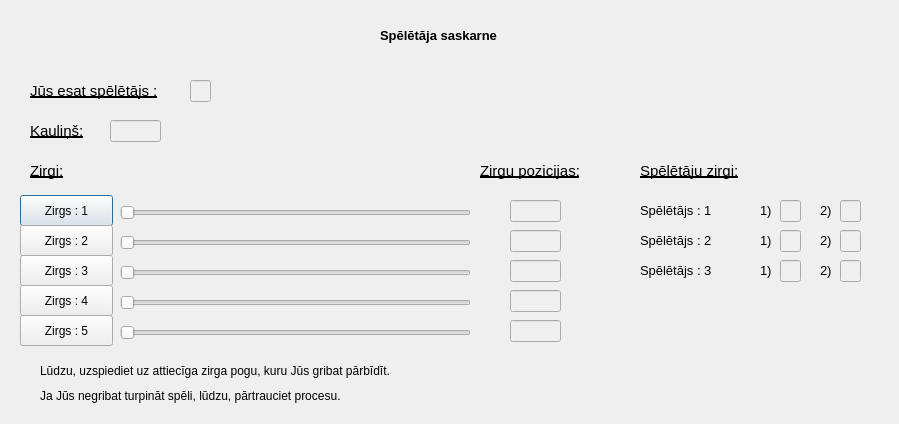
<?xml version="1.0" encoding="UTF-8"?>
<ui version="4.0">
 <class>HumanPlayerInterface</class>
 <widget class="QDialog" name="HumanPlayerInterface">
  <property name="geometry">
   <rect>
    <x>0</x>
    <y>0</y>
    <width>899</width>
    <height>424</height>
   </rect>
  </property>
  <property name="minimumSize">
   <size>
    <width>899</width>
    <height>424</height>
   </size>
  </property>
  <property name="maximumSize">
   <size>
    <width>899</width>
    <height>424</height>
   </size>
  </property>
  <property name="windowTitle">
   <string>Dialog</string>
  </property>
  <widget class="QLabel" name="label_14">
   <property name="geometry">
    <rect>
     <x>760</x>
     <y>200</y>
     <width>21</width>
     <height>21</height>
    </rect>
   </property>
   <property name="font">
    <font>
     <pointsize>10</pointsize>
    </font>
   </property>
   <property name="text">
    <string>1)</string>
   </property>
  </widget>
  <widget class="QLineEdit" name="horse_4_PositionLineEdit">
   <property name="enabled">
    <bool>false</bool>
   </property>
   <property name="geometry">
    <rect>
     <x>510</x>
     <y>290</y>
     <width>51</width>
     <height>22</height>
    </rect>
   </property>
   <property name="font">
    <font>
     <pointsize>9</pointsize>
     <weight>75</weight>
     <bold>true</bold>
    </font>
   </property>
  </widget>
  <widget class="QLineEdit" name="player_3_SecondHorseLineEdit">
   <property name="enabled">
    <bool>false</bool>
   </property>
   <property name="geometry">
    <rect>
     <x>840</x>
     <y>260</y>
     <width>21</width>
     <height>22</height>
    </rect>
   </property>
   <property name="font">
    <font>
     <pointsize>9</pointsize>
     <weight>75</weight>
     <bold>true</bold>
    </font>
   </property>
  </widget>
  <widget class="QLabel" name="label_16">
   <property name="geometry">
    <rect>
     <x>820</x>
     <y>230</y>
     <width>21</width>
     <height>21</height>
    </rect>
   </property>
   <property name="font">
    <font>
     <pointsize>10</pointsize>
    </font>
   </property>
   <property name="text">
    <string>2)</string>
   </property>
  </widget>
  <widget class="QLineEdit" name="player_1_SecondHorseLineEdit">
   <property name="enabled">
    <bool>false</bool>
   </property>
   <property name="geometry">
    <rect>
     <x>840</x>
     <y>200</y>
     <width>21</width>
     <height>22</height>
    </rect>
   </property>
   <property name="font">
    <font>
     <pointsize>9</pointsize>
     <weight>75</weight>
     <bold>true</bold>
    </font>
   </property>
  </widget>
  <widget class="QLabel" name="label_24">
   <property name="geometry">
    <rect>
     <x>640</x>
     <y>230</y>
     <width>101</width>
     <height>21</height>
    </rect>
   </property>
   <property name="font">
    <font>
     <pointsize>10</pointsize>
    </font>
   </property>
   <property name="text">
    <string>Spēlētājs : 2</string>
   </property>
  </widget>
  <widget class="QLineEdit" name="horse_5_PositionLineEdit">
   <property name="enabled">
    <bool>false</bool>
   </property>
   <property name="geometry">
    <rect>
     <x>510</x>
     <y>320</y>
     <width>51</width>
     <height>22</height>
    </rect>
   </property>
   <property name="font">
    <font>
     <pointsize>9</pointsize>
     <weight>75</weight>
     <bold>true</bold>
    </font>
   </property>
  </widget>
  <widget class="QLabel" name="label_19">
   <property name="geometry">
    <rect>
     <x>820</x>
     <y>260</y>
     <width>21</width>
     <height>21</height>
    </rect>
   </property>
   <property name="font">
    <font>
     <pointsize>10</pointsize>
    </font>
   </property>
   <property name="text">
    <string>2)</string>
   </property>
  </widget>
  <widget class="QLabel" name="label_17">
   <property name="geometry">
    <rect>
     <x>760</x>
     <y>230</y>
     <width>21</width>
     <height>21</height>
    </rect>
   </property>
   <property name="font">
    <font>
     <pointsize>10</pointsize>
    </font>
   </property>
   <property name="text">
    <string>1)</string>
   </property>
  </widget>
  <widget class="QSlider" name="horse_4_PositionSlider">
   <property name="enabled">
    <bool>false</bool>
   </property>
   <property name="geometry">
    <rect>
     <x>120</x>
     <y>293</y>
     <width>351</width>
     <height>19</height>
    </rect>
   </property>
   <property name="maximum">
    <number>50</number>
   </property>
   <property name="singleStep">
    <number>1</number>
   </property>
   <property name="value">
    <number>0</number>
   </property>
   <property name="orientation">
    <enum>Qt::Horizontal</enum>
   </property>
  </widget>
  <widget class="QSlider" name="horse_1_PositionSlider">
   <property name="enabled">
    <bool>false</bool>
   </property>
   <property name="geometry">
    <rect>
     <x>120</x>
     <y>203</y>
     <width>351</width>
     <height>19</height>
    </rect>
   </property>
   <property name="maximum">
    <number>50</number>
   </property>
   <property name="singleStep">
    <number>1</number>
   </property>
   <property name="value">
    <number>0</number>
   </property>
   <property name="orientation">
    <enum>Qt::Horizontal</enum>
   </property>
  </widget>
  <widget class="QLabel" name="label_26">
   <property name="geometry">
    <rect>
     <x>640</x>
     <y>260</y>
     <width>101</width>
     <height>21</height>
    </rect>
   </property>
   <property name="font">
    <font>
     <pointsize>10</pointsize>
    </font>
   </property>
   <property name="text">
    <string>Spēlētājs : 3</string>
   </property>
  </widget>
  <widget class="QSlider" name="horse_5_PositionSlider">
   <property name="enabled">
    <bool>false</bool>
   </property>
   <property name="geometry">
    <rect>
     <x>120</x>
     <y>323</y>
     <width>351</width>
     <height>19</height>
    </rect>
   </property>
   <property name="maximum">
    <number>50</number>
   </property>
   <property name="singleStep">
    <number>1</number>
   </property>
   <property name="value">
    <number>0</number>
   </property>
   <property name="orientation">
    <enum>Qt::Horizontal</enum>
   </property>
  </widget>
  <widget class="QLabel" name="label_8">
   <property name="geometry">
    <rect>
     <x>480</x>
     <y>160</y>
     <width>141</width>
     <height>21</height>
    </rect>
   </property>
   <property name="font">
    <font>
     <pointsize>11</pointsize>
     <underline>true</underline>
    </font>
   </property>
   <property name="text">
    <string>Zirgu pozicijas:</string>
   </property>
  </widget>
  <widget class="QLineEdit" name="horse_3_PositionLineEdit">
   <property name="enabled">
    <bool>false</bool>
   </property>
   <property name="geometry">
    <rect>
     <x>510</x>
     <y>260</y>
     <width>51</width>
     <height>22</height>
    </rect>
   </property>
   <property name="font">
    <font>
     <pointsize>9</pointsize>
     <weight>75</weight>
     <bold>true</bold>
    </font>
   </property>
  </widget>
  <widget class="QLineEdit" name="player_3_FirstHorseLineEdit">
   <property name="enabled">
    <bool>false</bool>
   </property>
   <property name="geometry">
    <rect>
     <x>780</x>
     <y>260</y>
     <width>21</width>
     <height>22</height>
    </rect>
   </property>
   <property name="font">
    <font>
     <pointsize>9</pointsize>
     <weight>75</weight>
     <bold>true</bold>
    </font>
   </property>
  </widget>
  <widget class="QSlider" name="horse_2_PositionSlider">
   <property name="enabled">
    <bool>false</bool>
   </property>
   <property name="geometry">
    <rect>
     <x>120</x>
     <y>233</y>
     <width>351</width>
     <height>19</height>
    </rect>
   </property>
   <property name="maximum">
    <number>50</number>
   </property>
   <property name="singleStep">
    <number>1</number>
   </property>
   <property name="value">
    <number>0</number>
   </property>
   <property name="orientation">
    <enum>Qt::Horizontal</enum>
   </property>
  </widget>
  <widget class="QLineEdit" name="player_1_FirstHorseLineEdit">
   <property name="enabled">
    <bool>false</bool>
   </property>
   <property name="geometry">
    <rect>
     <x>780</x>
     <y>200</y>
     <width>21</width>
     <height>22</height>
    </rect>
   </property>
   <property name="font">
    <font>
     <pointsize>9</pointsize>
     <weight>75</weight>
     <bold>true</bold>
    </font>
   </property>
  </widget>
  <widget class="QLineEdit" name="horse_2_PositionLineEdit">
   <property name="enabled">
    <bool>false</bool>
   </property>
   <property name="geometry">
    <rect>
     <x>510</x>
     <y>230</y>
     <width>51</width>
     <height>22</height>
    </rect>
   </property>
   <property name="font">
    <font>
     <pointsize>9</pointsize>
     <weight>75</weight>
     <bold>true</bold>
    </font>
   </property>
  </widget>
  <widget class="QSlider" name="horse_3_PositionSlider">
   <property name="enabled">
    <bool>false</bool>
   </property>
   <property name="geometry">
    <rect>
     <x>120</x>
     <y>263</y>
     <width>351</width>
     <height>19</height>
    </rect>
   </property>
   <property name="maximum">
    <number>50</number>
   </property>
   <property name="singleStep">
    <number>1</number>
   </property>
   <property name="value">
    <number>0</number>
   </property>
   <property name="orientation">
    <enum>Qt::Horizontal</enum>
   </property>
  </widget>
  <widget class="QLabel" name="label_15">
   <property name="geometry">
    <rect>
     <x>820</x>
     <y>200</y>
     <width>21</width>
     <height>21</height>
    </rect>
   </property>
   <property name="font">
    <font>
     <pointsize>10</pointsize>
    </font>
   </property>
   <property name="text">
    <string>2)</string>
   </property>
  </widget>
  <widget class="QLabel" name="label_10">
   <property name="geometry">
    <rect>
     <x>640</x>
     <y>160</y>
     <width>131</width>
     <height>21</height>
    </rect>
   </property>
   <property name="font">
    <font>
     <pointsize>11</pointsize>
     <underline>true</underline>
    </font>
   </property>
   <property name="text">
    <string>Spēlētāju zirgi:</string>
   </property>
  </widget>
  <widget class="QLineEdit" name="player_2_SecondHorseLineEdit">
   <property name="enabled">
    <bool>false</bool>
   </property>
   <property name="geometry">
    <rect>
     <x>840</x>
     <y>230</y>
     <width>21</width>
     <height>22</height>
    </rect>
   </property>
   <property name="font">
    <font>
     <pointsize>9</pointsize>
     <weight>75</weight>
     <bold>true</bold>
    </font>
   </property>
  </widget>
  <widget class="QLineEdit" name="horse_1_PositionLineEdit">
   <property name="enabled">
    <bool>false</bool>
   </property>
   <property name="geometry">
    <rect>
     <x>510</x>
     <y>200</y>
     <width>51</width>
     <height>22</height>
    </rect>
   </property>
   <property name="font">
    <font>
     <pointsize>9</pointsize>
     <weight>75</weight>
     <bold>true</bold>
    </font>
   </property>
  </widget>
  <widget class="QLabel" name="label_25">
   <property name="geometry">
    <rect>
     <x>640</x>
     <y>200</y>
     <width>101</width>
     <height>21</height>
    </rect>
   </property>
   <property name="font">
    <font>
     <pointsize>10</pointsize>
    </font>
   </property>
   <property name="text">
    <string>Spēlētājs : 1</string>
   </property>
  </widget>
  <widget class="QLabel" name="label_7">
   <property name="geometry">
    <rect>
     <x>30</x>
     <y>160</y>
     <width>81</width>
     <height>21</height>
    </rect>
   </property>
   <property name="font">
    <font>
     <pointsize>11</pointsize>
     <underline>true</underline>
    </font>
   </property>
   <property name="text">
    <string>Zirgi:</string>
   </property>
  </widget>
  <widget class="QLabel" name="label_18">
   <property name="geometry">
    <rect>
     <x>760</x>
     <y>260</y>
     <width>21</width>
     <height>21</height>
    </rect>
   </property>
   <property name="font">
    <font>
     <pointsize>10</pointsize>
    </font>
   </property>
   <property name="text">
    <string>1)</string>
   </property>
  </widget>
  <widget class="QLineEdit" name="player_2_FirstHorseLineEdit">
   <property name="enabled">
    <bool>false</bool>
   </property>
   <property name="geometry">
    <rect>
     <x>780</x>
     <y>230</y>
     <width>21</width>
     <height>22</height>
    </rect>
   </property>
   <property name="font">
    <font>
     <pointsize>9</pointsize>
     <weight>75</weight>
     <bold>true</bold>
    </font>
   </property>
  </widget>
  <widget class="QLabel" name="label_20">
   <property name="geometry">
    <rect>
     <x>30</x>
     <y>120</y>
     <width>81</width>
     <height>21</height>
    </rect>
   </property>
   <property name="font">
    <font>
     <pointsize>11</pointsize>
     <underline>true</underline>
    </font>
   </property>
   <property name="text">
    <string>Kauliņš:</string>
   </property>
  </widget>
  <widget class="QLineEdit" name="diceLineEdit">
   <property name="enabled">
    <bool>false</bool>
   </property>
   <property name="geometry">
    <rect>
     <x>110</x>
     <y>120</y>
     <width>51</width>
     <height>22</height>
    </rect>
   </property>
   <property name="font">
    <font>
     <pointsize>9</pointsize>
     <weight>75</weight>
     <bold>true</bold>
    </font>
   </property>
  </widget>
  <widget class="QLabel" name="label_21">
   <property name="geometry">
    <rect>
     <x>30</x>
     <y>80</y>
     <width>161</width>
     <height>21</height>
    </rect>
   </property>
   <property name="font">
    <font>
     <pointsize>11</pointsize>
     <underline>true</underline>
    </font>
   </property>
   <property name="text">
    <string>Jūs esat spēlētājs :</string>
   </property>
  </widget>
  <widget class="QLineEdit" name="playerTurnLineEdit">
   <property name="enabled">
    <bool>false</bool>
   </property>
   <property name="geometry">
    <rect>
     <x>190</x>
     <y>80</y>
     <width>21</width>
     <height>22</height>
    </rect>
   </property>
   <property name="font">
    <font>
     <pointsize>9</pointsize>
     <weight>75</weight>
     <bold>true</bold>
    </font>
   </property>
  </widget>
  <widget class="QPushButton" name="horse_1_Button">
   <property name="enabled">
    <bool>true</bool>
   </property>
   <property name="geometry">
    <rect>
     <x>20</x>
     <y>195</y>
     <width>93</width>
     <height>31</height>
    </rect>
   </property>
   <property name="text">
    <string>Zirgs : 1</string>
   </property>
  </widget>
  <widget class="QLabel" name="label">
   <property name="geometry">
    <rect>
     <x>380</x>
     <y>20</y>
     <width>171</width>
     <height>31</height>
    </rect>
   </property>
   <property name="font">
    <font>
     <pointsize>10</pointsize>
     <weight>75</weight>
     <bold>true</bold>
    </font>
   </property>
   <property name="text">
    <string>Spēlētāja saskarne</string>
   </property>
  </widget>
  <widget class="QLabel" name="label_2">
   <property name="geometry">
    <rect>
     <x>40</x>
     <y>360</y>
     <width>431</width>
     <height>21</height>
    </rect>
   </property>
   <property name="font">
    <font>
     <pointsize>9</pointsize>
     <weight>50</weight>
     <bold>false</bold>
     <kerning>true</kerning>
    </font>
   </property>
   <property name="text">
    <string>Lūdzu, uzspiediet uz attiecīga zirga pogu, kuru Jūs gribat pārbīdīt.</string>
   </property>
  </widget>
  <widget class="QLabel" name="label_3">
   <property name="geometry">
    <rect>
     <x>40</x>
     <y>385</y>
     <width>431</width>
     <height>21</height>
    </rect>
   </property>
   <property name="font">
    <font>
     <pointsize>9</pointsize>
     <weight>50</weight>
     <bold>false</bold>
     <kerning>true</kerning>
    </font>
   </property>
   <property name="text">
    <string>Ja Jūs negribat turpināt spēli, lūdzu, pārtrauciet procesu.</string>
   </property>
  </widget>
  <widget class="QPushButton" name="horse_2_Button">
   <property name="enabled">
    <bool>true</bool>
   </property>
   <property name="geometry">
    <rect>
     <x>20</x>
     <y>225</y>
     <width>93</width>
     <height>31</height>
    </rect>
   </property>
   <property name="text">
    <string>Zirgs : 2</string>
   </property>
  </widget>
  <widget class="QPushButton" name="horse_3_Button">
   <property name="enabled">
    <bool>true</bool>
   </property>
   <property name="geometry">
    <rect>
     <x>20</x>
     <y>255</y>
     <width>93</width>
     <height>31</height>
    </rect>
   </property>
   <property name="text">
    <string>Zirgs : 3</string>
   </property>
  </widget>
  <widget class="QPushButton" name="horse_4_Button">
   <property name="enabled">
    <bool>true</bool>
   </property>
   <property name="geometry">
    <rect>
     <x>20</x>
     <y>285</y>
     <width>93</width>
     <height>31</height>
    </rect>
   </property>
   <property name="text">
    <string>Zirgs : 4</string>
   </property>
  </widget>
  <widget class="QPushButton" name="horse_5_Button">
   <property name="enabled">
    <bool>true</bool>
   </property>
   <property name="geometry">
    <rect>
     <x>20</x>
     <y>315</y>
     <width>93</width>
     <height>31</height>
    </rect>
   </property>
   <property name="text">
    <string>Zirgs : 5</string>
   </property>
  </widget>
 </widget>
 <resources/>
 <connections/>
</ui>
